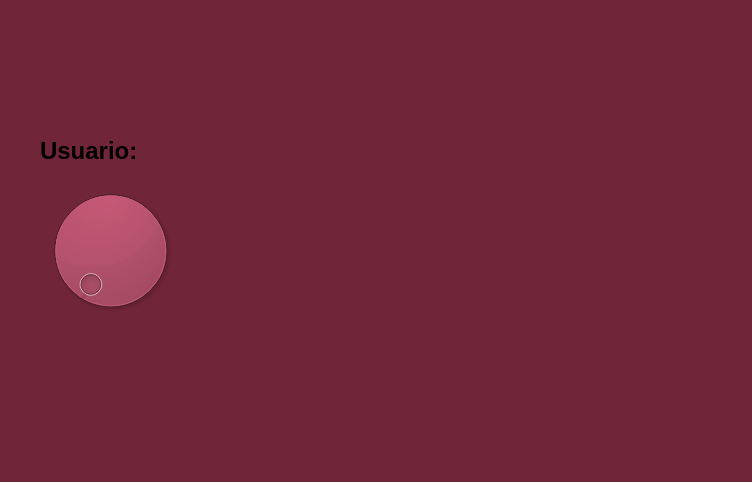
<?xml version="1.0" encoding="UTF-8"?>
<ui version="4.0">
 <class>MainWindow</class>
 <widget class="QMainWindow" name="MainWindow">
  <property name="geometry">
   <rect>
    <x>0</x>
    <y>0</y>
    <width>752</width>
    <height>482</height>
   </rect>
  </property>
  <property name="windowTitle">
   <string>MainWindow</string>
  </property>
  <property name="styleSheet">
   <string notr="true">background-color: rgb(112, 37, 56);</string>
  </property>
  <widget class="QWidget" name="centralwidget">
   <widget class="QLabel" name="label_logouat">
    <property name="geometry">
     <rect>
      <x>20</x>
      <y>10</y>
      <width>191</width>
      <height>81</height>
     </rect>
    </property>
    <property name="text">
     <string/>
    </property>
    <property name="pixmap">
     <pixmap resource="../Imagenes/recursos1.qrc">:/LOGOS/LogoUAT.png</pixmap>
    </property>
    <property name="scaledContents">
     <bool>true</bool>
    </property>
   </widget>
   <widget class="QLabel" name="label_logofit">
    <property name="geometry">
     <rect>
      <x>570</x>
      <y>0</y>
      <width>171</width>
      <height>101</height>
     </rect>
    </property>
    <property name="text">
     <string/>
    </property>
    <property name="pixmap">
     <pixmap resource="../Imagenes/recursos1.qrc">:/LOGOS/LogoFIT.png</pixmap>
    </property>
    <property name="scaledContents">
     <bool>true</bool>
    </property>
   </widget>
   <widget class="QLabel" name="label_logoequipo">
    <property name="geometry">
     <rect>
      <x>600</x>
      <y>340</y>
      <width>141</width>
      <height>81</height>
     </rect>
    </property>
    <property name="text">
     <string/>
    </property>
    <property name="pixmap">
     <pixmap resource="../Imagenes/recursos1.qrc">:/LOGOS/LogoEquipo.jpeg</pixmap>
    </property>
    <property name="scaledContents">
     <bool>true</bool>
    </property>
   </widget>
   <widget class="QLabel" name="img_persona">
    <property name="geometry">
     <rect>
      <x>240</x>
      <y>140</y>
      <width>151</width>
      <height>191</height>
     </rect>
    </property>
    <property name="text">
     <string/>
    </property>
    <property name="pixmap">
     <pixmap resource="../Imagenes/recursos1.qrc">:/LOGOS/Sheko.jpeg</pixmap>
    </property>
    <property name="scaledContents">
     <bool>true</bool>
    </property>
   </widget>
   <widget class="QDial" name="dial">
    <property name="geometry">
     <rect>
      <x>40</x>
      <y>180</y>
      <width>141</width>
      <height>141</height>
     </rect>
    </property>
   </widget>
   <widget class="QLabel" name="label_3">
    <property name="geometry">
     <rect>
      <x>40</x>
      <y>130</y>
      <width>171</width>
      <height>41</height>
     </rect>
    </property>
    <property name="font">
     <font>
      <pointsize>18</pointsize>
      <weight>75</weight>
      <bold>true</bold>
     </font>
    </property>
    <property name="text">
     <string>Usuario:</string>
    </property>
   </widget>
  </widget>
  <widget class="QMenuBar" name="menubar">
   <property name="geometry">
    <rect>
     <x>0</x>
     <y>0</y>
     <width>752</width>
     <height>26</height>
    </rect>
   </property>
  </widget>
  <widget class="QStatusBar" name="statusbar"/>
 </widget>
 <resources>
  <include location="../Imagenes/recursos1.qrc"/>
 </resources>
 <connections/>
</ui>
